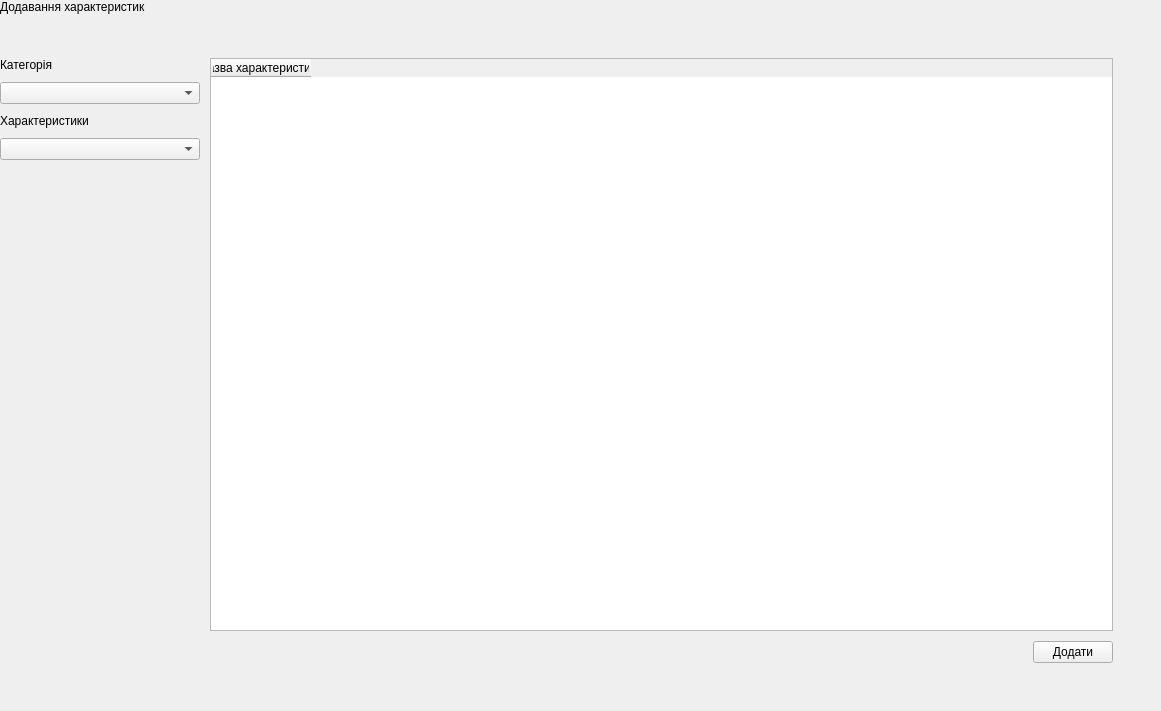
<?xml version="1.0" encoding="UTF-8"?>
<ui version="4.0">
 <class>AddCharact</class>
 <widget class="QWidget" name="AddCharact">
  <property name="geometry">
   <rect>
    <x>0</x>
    <y>0</y>
    <width>1161</width>
    <height>711</height>
   </rect>
  </property>
  <property name="windowTitle">
   <string>Form</string>
  </property>
  <layout class="QGridLayout" name="gridLayout">
   <property name="leftMargin">
    <number>0</number>
   </property>
   <property name="topMargin">
    <number>0</number>
   </property>
   <property name="rightMargin">
    <number>48</number>
   </property>
   <property name="bottomMargin">
    <number>48</number>
   </property>
   <property name="spacing">
    <number>10</number>
   </property>
   <item row="0" column="0">
    <widget class="QLabel" name="label_2">
     <property name="minimumSize">
      <size>
       <width>0</width>
       <height>48</height>
      </size>
     </property>
     <property name="maximumSize">
      <size>
       <width>16777215</width>
       <height>48</height>
      </size>
     </property>
     <property name="text">
      <string>Додавання характеристик</string>
     </property>
     <property name="alignment">
      <set>Qt::AlignLeading|Qt::AlignLeft|Qt::AlignTop</set>
     </property>
    </widget>
   </item>
   <item row="1" column="0">
    <layout class="QVBoxLayout" name="verticalLayout_2">
     <item>
      <layout class="QVBoxLayout" name="verticalLayout">
       <item>
        <widget class="QLabel" name="label">
         <property name="text">
          <string>Категорія</string>
         </property>
         <property name="alignment">
          <set>Qt::AlignLeading|Qt::AlignLeft|Qt::AlignTop</set>
         </property>
        </widget>
       </item>
       <item>
        <widget class="QComboBox" name="comboBoxCategory">
         <property name="placeholderText">
          <string>Виберіть категорію</string>
         </property>
        </widget>
       </item>
      </layout>
     </item>
     <item>
      <layout class="QVBoxLayout" name="verticalLayout_3">
       <item>
        <widget class="QLabel" name="label_3">
         <property name="text">
          <string>Характеристики</string>
         </property>
         <property name="alignment">
          <set>Qt::AlignLeading|Qt::AlignLeft|Qt::AlignTop</set>
         </property>
        </widget>
       </item>
       <item>
        <widget class="QComboBox" name="comboBoxCharact">
         <property name="minimumSize">
          <size>
           <width>200</width>
           <height>0</height>
          </size>
         </property>
         <property name="placeholderText">
          <string>Виберіть характеристику</string>
         </property>
        </widget>
       </item>
      </layout>
     </item>
     <item>
      <spacer name="verticalSpacer">
       <property name="orientation">
        <enum>Qt::Vertical</enum>
       </property>
       <property name="sizeHint" stdset="0">
        <size>
         <width>20</width>
         <height>40</height>
        </size>
       </property>
      </spacer>
     </item>
    </layout>
   </item>
   <item row="1" column="1">
    <layout class="QVBoxLayout" name="verticalLayout_5">
     <item>
      <widget class="QTableWidget" name="tableWidget">
       <column>
        <property name="text">
         <string>Назва характеристики</string>
        </property>
       </column>
      </widget>
     </item>
     <item>
      <layout class="QHBoxLayout" name="horizontalLayout">
       <item>
        <spacer name="horizontalSpacer">
         <property name="orientation">
          <enum>Qt::Horizontal</enum>
         </property>
         <property name="sizeHint" stdset="0">
          <size>
           <width>40</width>
           <height>20</height>
          </size>
         </property>
        </spacer>
       </item>
       <item>
        <widget class="QPushButton" name="buttonApply">
         <property name="text">
          <string>Додати</string>
         </property>
        </widget>
       </item>
      </layout>
     </item>
    </layout>
   </item>
  </layout>
 </widget>
 <resources/>
 <connections/>
</ui>
